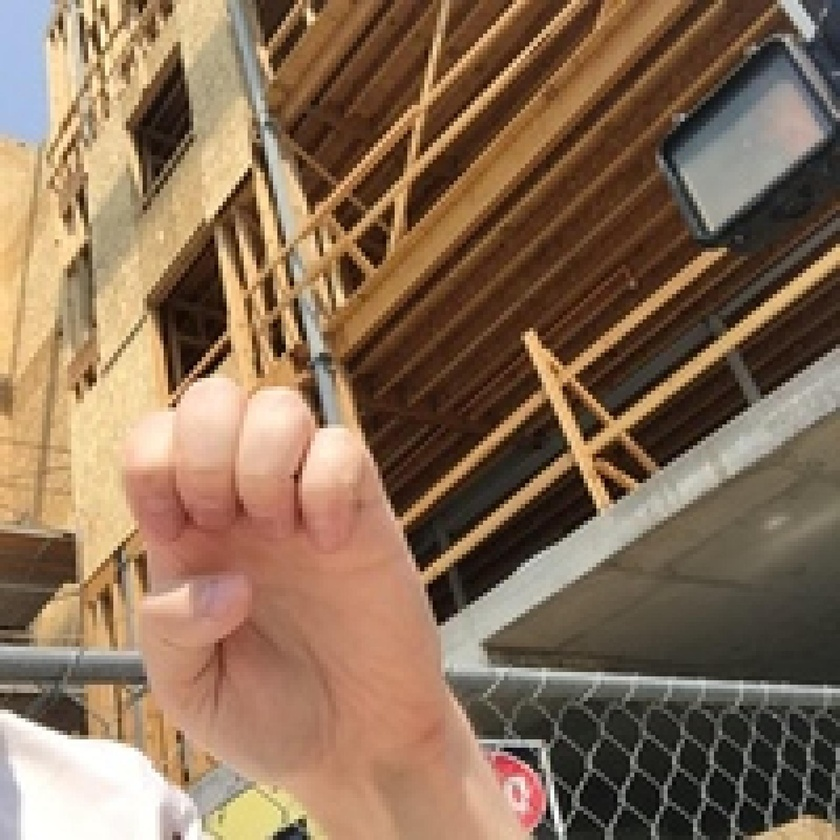
#> input picture yolo-data/code/data/images/train_flat/e_81.jpg, 840 x 840 px, shrunk from 1920 x 1920 before the run, found by its file name; its folder holds 4 pictures in this run
$ python flip_half_of_images.py
#> lines starting #> are read from the running program, lines starting #| are printed output that depends on the picture
import os
import cv2
import random

source_dir = r"C:\Users\lucam\Desktop\Code\signlanguage\yolo-data\code\data\images\train_flat"

print("STARTING IN-PLACE FLIP")
print("SOURCE:", source_dir)

files = [f for f in os.listdir(source_dir) if f.lower().endswith(".jpg")]

print("Total images:", len(files))

random.shuffle(files)

# flip half
to_flip = files[:len(files) // 2]

print("Flipping and replacing:", len(to_flip), "images")

for file in to_flip:

    path = os.path.join(source_dir, file)
    image = cv2.imread(path)
#> image is the input picture: shape (840, 840, 3); mean B, G, R 87.2, 110.9, 137.2

    if image is None:
        print("failed to read:", file)
        continue

    flipped = cv2.flip(image, 1)
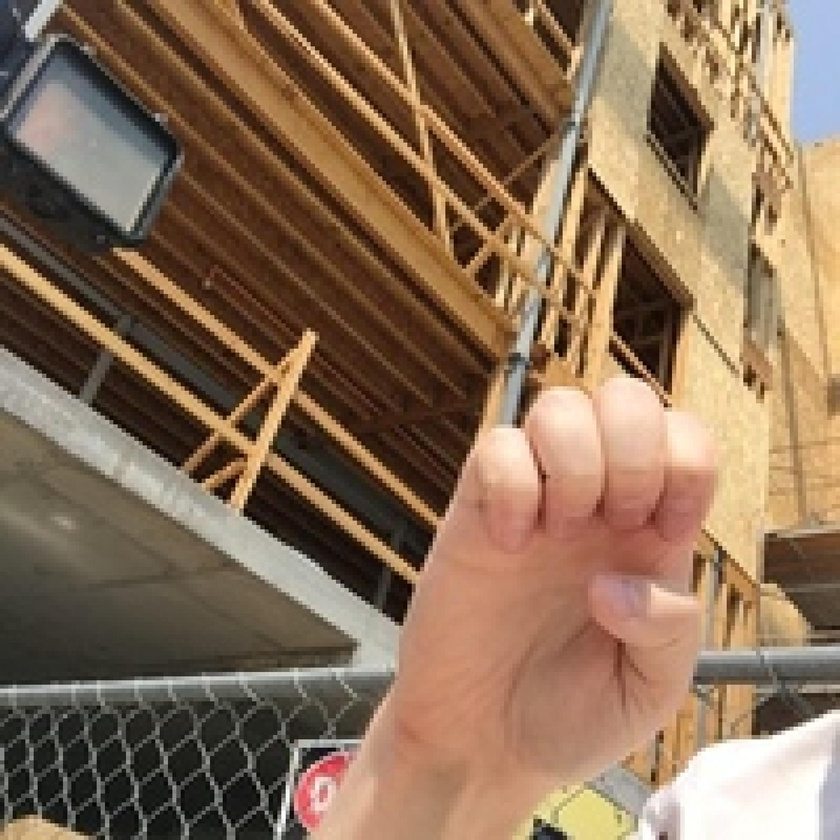
#> flipped: shape (840, 840, 3); mean B, G, R 87.2, 110.9, 137.2

    # overwrite original file
    cv2.imwrite(path, flipped)

    print("replaced:", file)
#> pass 2 of the loop `for file in to_flip:`:
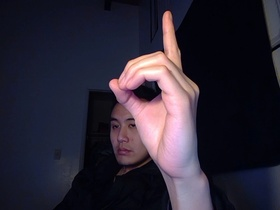
#> input picture yolo-data/code/data/images/train_flat/d_3.jpg, 280 x 210 px, shrunk from 640 x 480 before the run, found by its file name
#> image is the input picture: shape (210, 280, 3); mean B, G, R 53.5, 39.8, 45.5
#> `flipped = cv2.flip(image, 1)`:
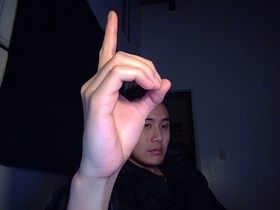
#> flipped: shape (210, 280, 3); mean B, G, R 53.5, 39.8, 45.5

print("DONE")
